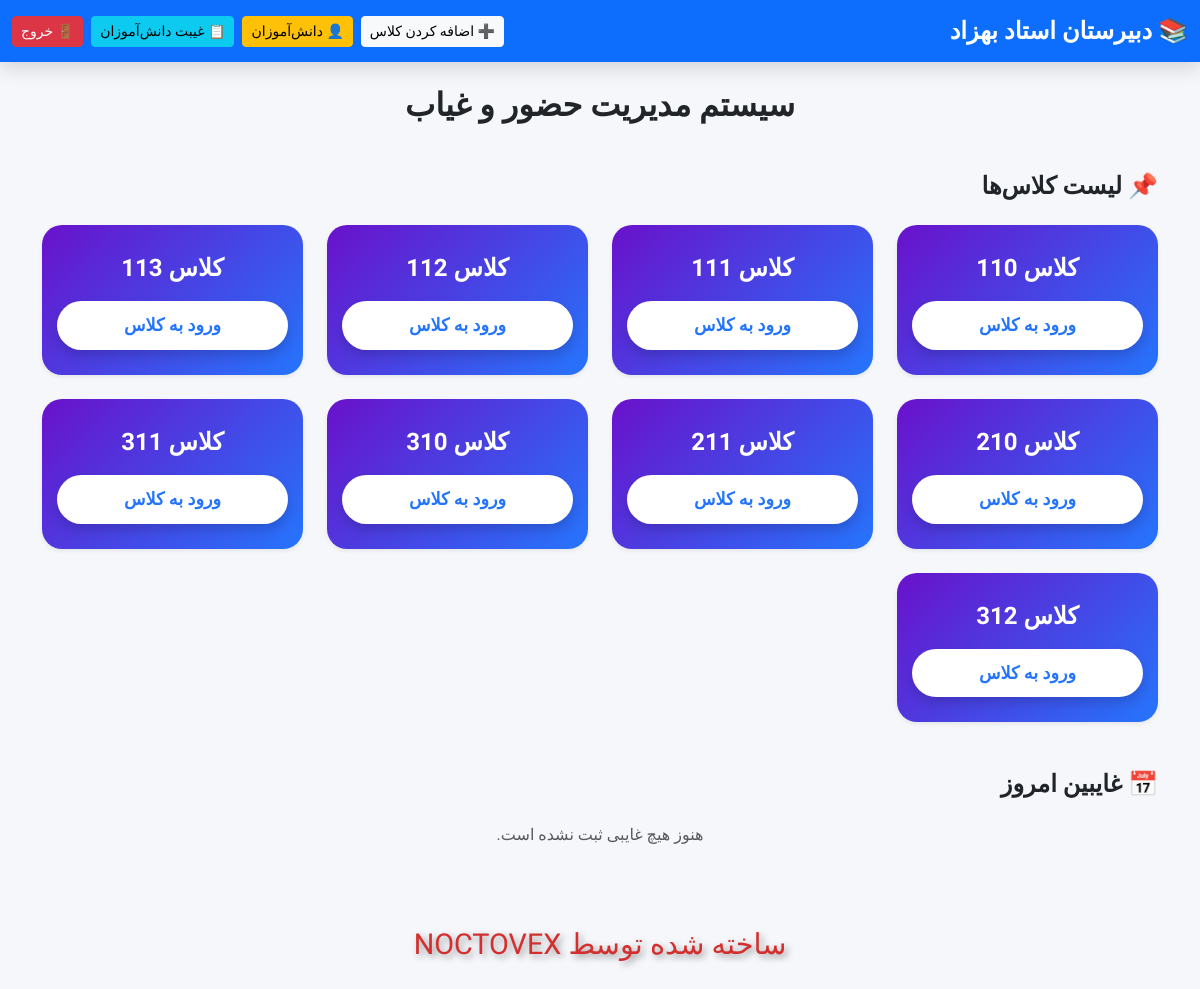
The page / (signed in) on the database as committed earlier.
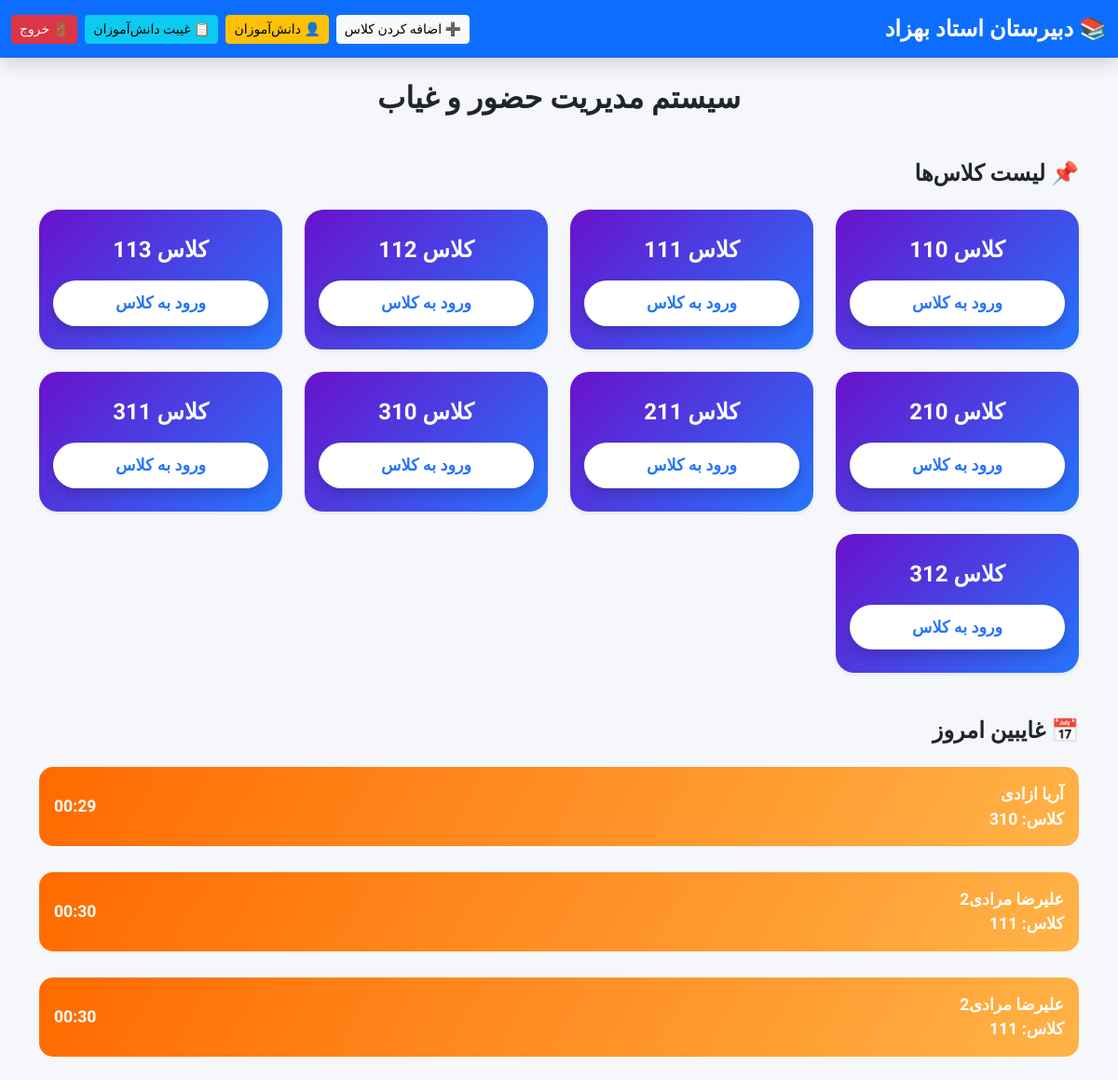
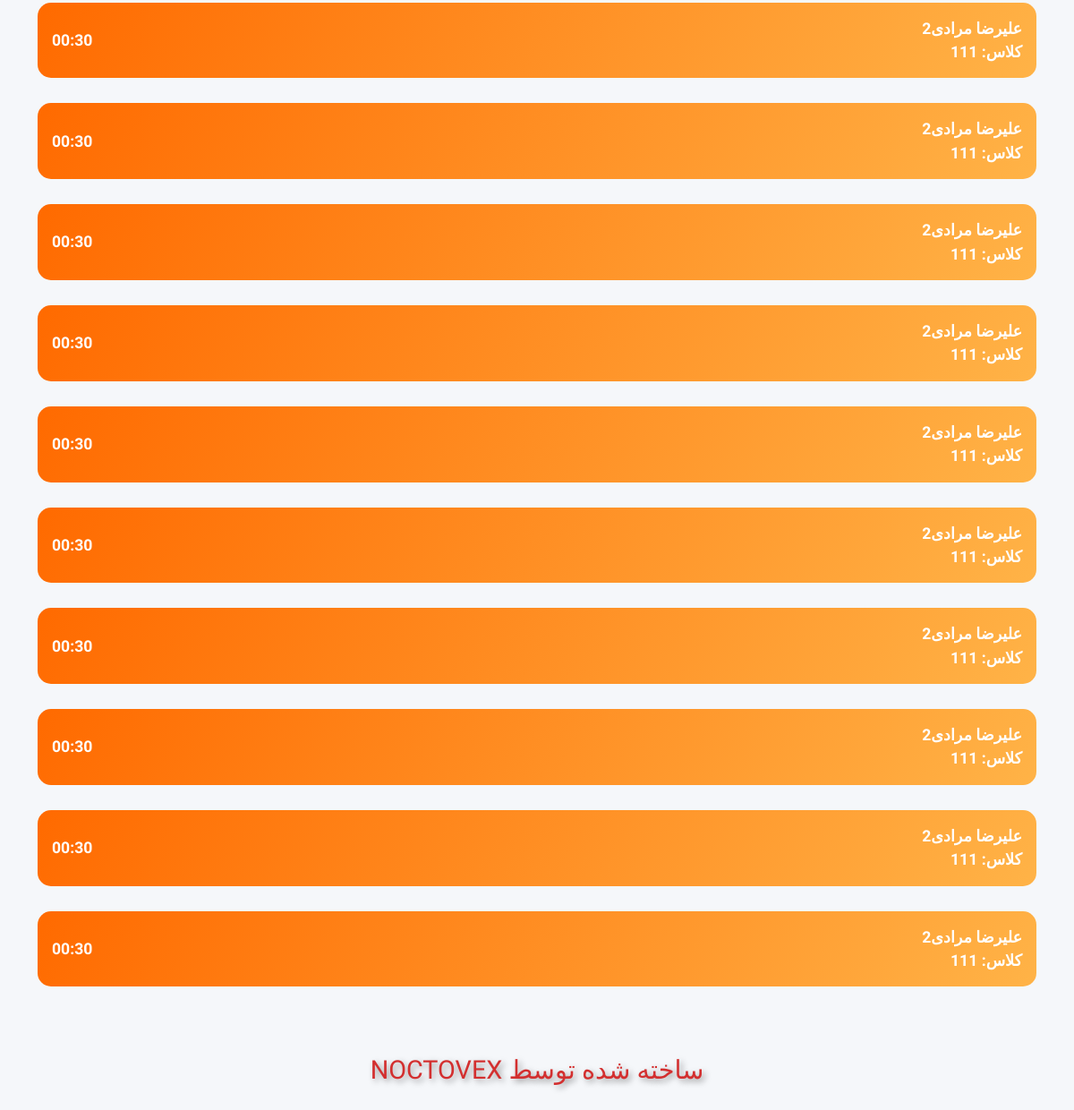
The same page on the database as committed later (2 pictures, top to bottom).
### app.py (models this page shows)
class Class(db.Model):
    id = db.Column(db.Integer, primary_key=True)
    name = db.Column(db.String(50), unique=True, nullable=False)
    students = db.relationship("Student", backref="class_", lazy=True, cascade="all, delete")

class Attendance(db.Model):
    id = db.Column(db.Integer, primary_key=True)
    student_id = db.Column(db.Integer, db.ForeignKey("student.id"), nullable=False)
    date = db.Column(db.Date, nullable=False)
    time = db.Column(db.Time, nullable=False)

class Student(db.Model):
    id = db.Column(db.Integer, primary_key=True)
    firstname = db.Column(db.String(50), nullable=False)
    lastname = db.Column(db.String(50), nullable=False)
    parent_number = db.Column(db.String(20), nullable=False)
    class_id = db.Column(db.Integer, db.ForeignKey("class.id"), nullable=False)
    attendances = db.relationship("Attendance", backref="student", lazy=True, cascade="all, delete")

### app.py (the view)
@app.route("/")
@login_required
def index():
    classes = Class.query.order_by(Class.name).all()
    today = today_tehran()
    absents_today = (
        Attendance.query
        .join(Student).join(Class)
        .filter(Attendance.date == today)
        .all()
    )
    return render_template("index.html", classes=classes, absents_today=absents_today)

### app.py (called while the page is built)
def now_tehran():
    return datetime.now(tehran_tz)

def today_tehran():
    return now_tehran().date()

def login_required(f):
    from functools import wraps
    @wraps(f)
    def decorated_function(*args, **kwargs):
        if not session.get('logged_in'):
            return redirect(url_for('login'))
        return f(*args, **kwargs)
    return decorated_function

### templates/index.html (shortened to what this page needs)
<!DOCTYPE html>
<html lang="fa">
<head>
<link href="https://cdn.jsdelivr.net/npm/bootstrap@5.3.2/dist/css/bootstrap.rtl.min.css" rel="stylesheet">
</head>
<body dir="rtl">
<nav class="navbar navbar-expand-lg">
<div class="container-fluid">
    <a class="navbar-brand" href="#">📚 دبیرستان استاد بهزاد</a>
    <div class="d-flex ms-auto">
        <a href="/add_class" class="btn btn-light btn-sm me-2">➕ اضافه کردن کلاس</a>
        <a href="/" class="btn btn-warning btn-sm me-2">👤 دانش‌آموزان</a>
        <a href="{{ url_for('student_absences') }}" class="btn btn-info btn-sm me-2">📋 غیبت دانش‌آموزان</a>
        <a href="/logout" class="btn btn-danger btn-sm">🚪 خروج</a>
    </div>
</div>
</nav>
<div class="container mt-4">
    <h2 class="text-center mb-5">سیستم مدیریت حضور و غیاب</h2>
    <h4 class="mb-4 fw-bold">📌 لیست کلاس‌ها</h4>
    <div class="row g-4 mb-5">
        {% if classes %}
            {% for class_ in classes %}
            <div class="col-md-3 col-sm-6">
                <a href="{{ url_for('view_class', class_id=class_.id) }}" class="text-decoration-none">
                    <div class="class-card shadow-sm">
                        <div class="class-name">کلاس {{ class_.name }}</div>
                        <button class="btn btn-class-enter w-100">ورود به کلاس</button>
                    </div>
                </a>
            </div>
            {% endfor %}
        {% else %}
            <p class="text-center w-100 text-muted">هیچ کلاسی ثبت نشده است.</p>
        {% endif %}
    </div>
    <h4 class="mb-4 fw-bold">📅 غایبین امروز</h4>
    <div class="row g-3 mb-5">
        {% if absents_today %}
            {% for attendance in absents_today %}
            <div class="col-12">
                <div class="absent-item">
                    <div>
                        <strong>{{ attendance.student.firstname }} {{ attendance.student.lastname }}</strong><br>
                        کلاس: {{ attendance.student.class_.name }}
                    </div>
                    <span>{{ attendance.time.strftime('%H:%M') }}</span>
                </div>
            </div>
            {% endfor %}
        {% else %}
            <p class="text-center text-muted w-100">هنوز هیچ غایبی ثبت نشده است.</p>
        {% endif %}
    </div>
    <div class="footer-note">
        ساخته شده توسط NOCTOVEX
    </div>
</div>
</body>
</html>

### templates/index.html (style rules this page uses)
body { font-family: 'Vazirmatn', Tahoma, sans-serif; background: #f5f7fa; padding-bottom: 80px; overflow-x: hidden; }
.navbar { background: #0d6efd !important; box-shadow: 0 6px 20px rgba(0,0,0,0.15); }
.navbar-brand { font-weight: 700; font-size: 1.5rem; color: #fff !important; }
h2, h4 { font-weight: 700; color: #212529; }
.class-card { border-radius: 20px; padding: 25px 15px; text-align: center; background: linear-gradient(135deg, #6a11cb, #2575fc); color: #fff; box-shadow: 0 8px 25px rgba(0,0,0,0.2); transition: transform 0.4s ease, box-shadow 0.4s ease; perspective: 1000px; }
.class-name { font-size: 1.5rem; font-weight: 700; margin-bottom: 15px; }
.btn-class-enter { border-radius: 50px; font-weight: 700; padding: 0.7rem 1.5rem; font-size: 1.1rem; background: #fff; color: #2575fc; border: none; transition: all 0.3s ease; box-shadow: 0 6px 12px rgba(0,0,0,0.15); }
.absent-item { display: flex; justify-content: space-between; align-items: center; padding: 1rem 1rem; font-size: 1.1rem; font-weight: 700; border-radius: 15px; margin-bottom: 12px; background: linear-gradient(120deg, #ff6a00, #ffb347); color: #fff; transition: transform 0.3s ease, box-shadow 0.3s ease; perspective: 800px; }
.footer-note { font-family: 'Creepster', cursive; color: #d32f2f; font-size: 1.8rem; text-align: center; margin-top: 60px; text-shadow: 3px 3px 7px rgba(0,0,0,0.4); animation: pulse 1.5s infinite; }

Rows that differ between the two databases and show on the page:
added Attendance: student.firstname "آریا", student.lastname "ازادی", student.class_.name "310", time "00:29"
added Attendance: student.firstname "علیرضا", student.lastname "مرادی2", student.class_.name "111", time "00:30"
added Attendance: student.firstname "علیرضا", student.lastname "مرادی2", student.class_.name "111", time "00:30"
added Attendance: student.firstname "علیرضا", student.lastname "مرادی2", student.class_.name "111", time "00:30"
added Attendance: student.firstname "علیرضا", student.lastname "مرادی2", student.class_.name "111", time "00:30"
added Attendance: student.firstname "علیرضا", student.lastname "مرادی2", student.class_.name "111", time "00:30"
added Attendance: student.firstname "علیرضا", student.lastname "مرادی2", student.class_.name "111", time "00:30"
added Attendance: student.firstname "علیرضا", student.lastname "مرادی2", student.class_.name "111", time "00:30"
added Attendance: student.firstname "علیرضا", student.lastname "مرادی2", student.class_.name "111", time "00:30"
added Attendance: student.firstname "علیرضا", student.lastname "مرادی2", student.class_.name "111", time "00:30"
added Attendance: student.firstname "علیرضا", student.lastname "مرادی2", student.class_.name "111", time "00:30"
added Attendance: student.firstname "علیرضا", student.lastname "مرادی2", student.class_.name "111", time "00:30"
added Attendance: student.firstname "علیرضا", student.lastname "مرادی2", student.class_.name "111", time "00:30"
Other text that changed with them:
text no longer shown: "هنوز هیچ غایبی ثبت نشده است."
